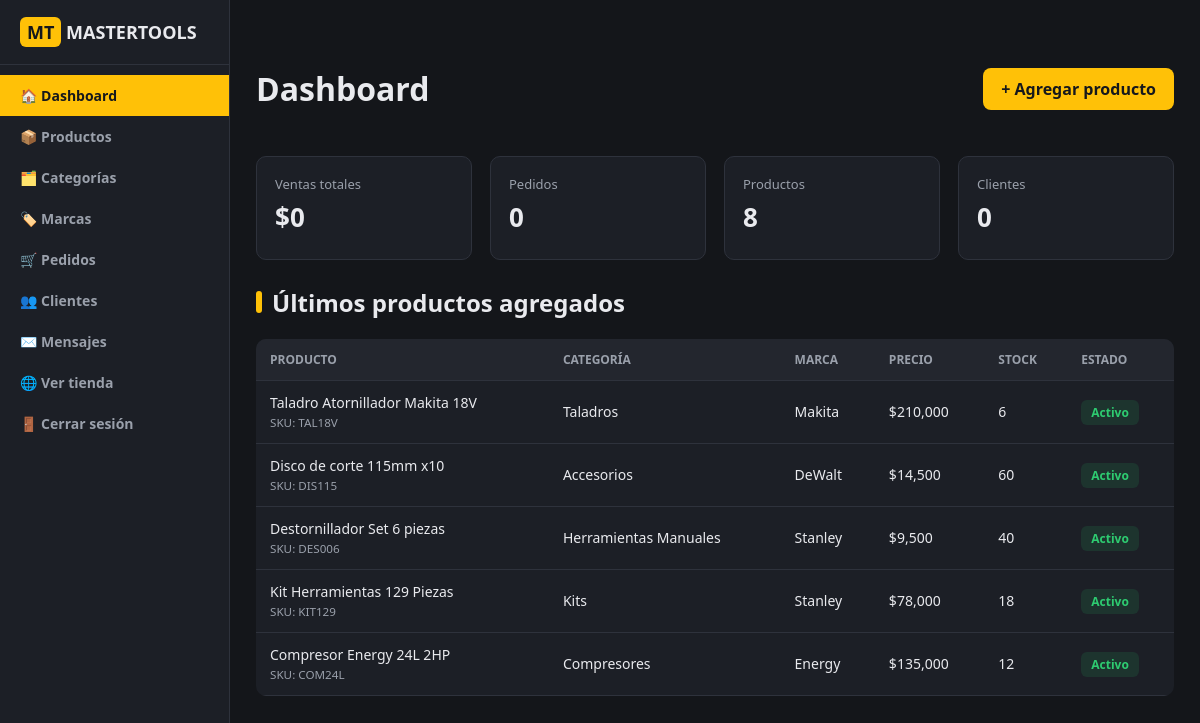
Page /admin (signed in) on the committed database.
### tables this page shows
CREATE TABLE productos (
    id INTEGER PRIMARY KEY AUTOINCREMENT,
    nombre TEXT NOT NULL,
    sku TEXT UNIQUE,
    descripcion TEXT,
    precio REAL NOT NULL,
    stock INTEGER NOT NULL DEFAULT 0,
    categoria_id INTEGER,
    marca_id INTEGER,
    imagen TEXT DEFAULT 'producto_default.png',
    activo INTEGER NOT NULL DEFAULT 1,
    destacado INTEGER NOT NULL DEFAULT 0,
    oferta INTEGER NOT NULL DEFAULT 0,
    precio_oferta REAL,
    creado TEXT DEFAULT CURRENT_TIMESTAMP,
    FOREIGN KEY (categoria_id) REFERENCES categorias(id),
    FOREIGN KEY (marca_id) REFERENCES marcas(id)
);

CREATE TABLE categorias (
    id INTEGER PRIMARY KEY AUTOINCREMENT,
    nombre TEXT NOT NULL UNIQUE
);

CREATE TABLE marcas (
    id INTEGER PRIMARY KEY AUTOINCREMENT,
    nombre TEXT NOT NULL UNIQUE
);

### app.py (the view)
@app.route("/admin")
@admin_required
def admin_dashboard():
    db = get_db()
    ventas = db.execute("SELECT COALESCE(SUM(total),0) AS t FROM pedidos").fetchone()["t"]
    pedidos = db.execute("SELECT COUNT(*) AS c FROM pedidos").fetchone()["c"]
    productos_count = db.execute("SELECT COUNT(*) AS c FROM productos").fetchone()["c"]
    clientes = db.execute("SELECT COUNT(*) AS c FROM usuarios WHERE es_admin=0").fetchone()["c"]
    ultimos_productos = db.execute("""SELECT p.*, c.nombre AS categoria_nombre, m.nombre AS marca_nombre
                                       FROM productos p
                                       LEFT JOIN categorias c ON p.categoria_id=c.id
                                       LEFT JOIN marcas m ON p.marca_id=m.id
                                       ORDER BY p.id DESC LIMIT 5""").fetchall()
    return render_template("admin/dashboard.html", ventas=ventas, pedidos=pedidos,
                            productos_count=productos_count, clientes=clientes,
                            ultimos_productos=ultimos_productos)

### app.py (called while the page is built)
def get_db():
    if "db" not in g:
        g.db = sqlite3.connect(DB_PATH)
        g.db.row_factory = sqlite3.Row
    return g.db

def current_user():
    if "user_id" in session:
        db = get_db()
        return db.execute("SELECT * FROM usuarios WHERE id=?", (session["user_id"],)).fetchone()
    return None

def cart():
    return session.setdefault("cart", {})  # {producto_id_str: cantidad}

def cart_count():
    return sum(cart().values())

@app.context_processor
def inject_globals():
    return dict(usuario_actual=current_user(), cantidad_carrito=cart_count())

def admin_required(view):
    from functools import wraps
    @wraps(view)
    def wrapped(*args, **kwargs):
        u = current_user()
        if not u or not u["es_admin"]:
            flash("No tienes permisos para acceder al panel.", "error")
            return redirect(url_for("login"))
        return view(*args, **kwargs)
    return wrapped

### templates/admin/dashboard.html (shortened to what this page needs)
{% extends "admin/base_admin.html" %}
{% block content %}
<div class="admin-topbar">
  <h1>Dashboard</h1>
  <a href="{{ url_for('admin_nuevo_producto') }}" class="btn btn-amarillo">+ Agregar producto</a>
</div>
<div class="kpi-grid">
  <div class="kpi-card"><div class="label">Ventas totales</div><div class="value">${{ '{:,.0f}'.format(ventas) }}</div></div>
  <div class="kpi-card"><div class="label">Pedidos</div><div class="value">{{ pedidos }}</div></div>
  <div class="kpi-card"><div class="label">Productos</div><div class="value">{{ productos_count }}</div></div>
  <div class="kpi-card"><div class="label">Clientes</div><div class="value">{{ clientes }}</div></div>
</div>
<h2 class="section-title">Últimos productos agregados</h2>
<table>
  <thead><tr><th>Producto</th><th>Categoría</th><th>Marca</th><th>Precio</th><th>Stock</th><th>Estado</th></tr></thead>
  <tbody>
    {% for p in ultimos_productos %}
    <tr>
      <td>{{ p['nombre'] }}<br><small style="color:var(--texto-sec)">SKU: {{ p['sku'] }}</small></td>
      <td>{{ p['categoria_nombre'] or '-' }}</td>
      <td>{{ p['marca_nombre'] or '-' }}</td>
      <td>${{ '{:,.0f}'.format(p['precio']) }}</td>
      <td>{{ p['stock'] }}</td>
      <td><span class="estado-badge estado-{{ 'Activo' if p['activo'] else 'Inactivo' }}">{{ 'Activo' if p['activo'] else 'Inactivo' }}</span></td>
    </tr>
    {% endfor %}
  </tbody>
</table>
{% endblock %}

### static/css/style.css (style rules this page uses)
:root { --amarillo:#FFC107; --amarillo-osc:#e0a800; --negro:#14161a; --negro-2:#1c1f26; --negro-3:#23262e; --gris-borde:#2e323c; --texto:#e9eaee; --texto-sec:#9aa0ab; --verde:#27ae60; --rojo:#e74c3c; --radio:10px; }
* { box-sizing:border-box; }
body { margin:0; font-family:'Segoe UI',Arial,sans-serif; background:var(--negro); color:var(--texto); }
a { color:inherit;text-decoration:none; }
.btn { display:inline-block; padding:10px 18px; border-radius:8px; font-weight:600; cursor:pointer; border:none; }
.btn-amarillo { background:var(--amarillo);color:#16181c; }
.section-title { font-size:24px;margin-bottom:20px;display:flex;align-items:center;gap:10px; }
.section-title::before { content:"";width:6px;height:22px;background:var(--amarillo);border-radius:3px;display:inline-block; }
table { width:100%;border-collapse:collapse;background:var(--negro-2);border-radius:var(--radio);overflow:hidden; }
th,td { padding:12px 14px;border-bottom:1px solid var(--gris-borde);text-align:left;font-size:14px; }
th { background:var(--negro-3);color:var(--texto-sec);font-weight:700;text-transform:uppercase;font-size:12px; }
.admin-topbar { display:flex;justify-content:space-between;align-items:center;margin-bottom:24px; }
.kpi-grid { display:grid;grid-template-columns:repeat(4,1fr);gap:18px;margin-bottom:26px; }
.kpi-card { background:var(--negro-2);border:1px solid var(--gris-borde);border-radius:var(--radio);padding:18px; }
.kpi-card .label { color:var(--texto-sec);font-size:13px; }
.kpi-card .value { font-size:26px;font-weight:800;margin:6px 0; }
.estado-badge { padding:4px 10px;border-radius:6px;font-size:12px;font-weight:700; }
.estado-Activo, .estado-Entregado { background:rgba(39,174,96,.15);color:#2ecc71; }

### rows in the picture
productos: nombre "Taladro Atornillador Makita 18V", sku "TAL18V", nombre "Taladros", nombre "Makita", precio "210,000", stock "6", activo "Activo"
productos: nombre "Disco de corte 115mm x10", sku "DIS115", nombre "Accesorios", nombre "DeWalt", precio "14,500", stock "60", activo "Activo"
productos: nombre "Destornillador Set 6 piezas", sku "DES006", nombre "Herramientas Manuales", nombre "Stanley", precio "9,500", stock "40", activo "Activo"
productos: nombre "Kit Herramientas 129 Piezas", sku "KIT129", nombre "Kits", nombre "Stanley", precio "78,000", stock "18", activo "Activo"
productos: nombre "Compresor Energy 24L 2HP", sku "COM24L", nombre "Compresores", nombre "Energy", precio "135,000", stock "12", activo "Activo"

### other values in the picture
{{ '{:,.0f}'.format(ventas) }} "0"
{{ pedidos }} "0"
{{ productos_count }} "8"
{{ clientes }} "0"
